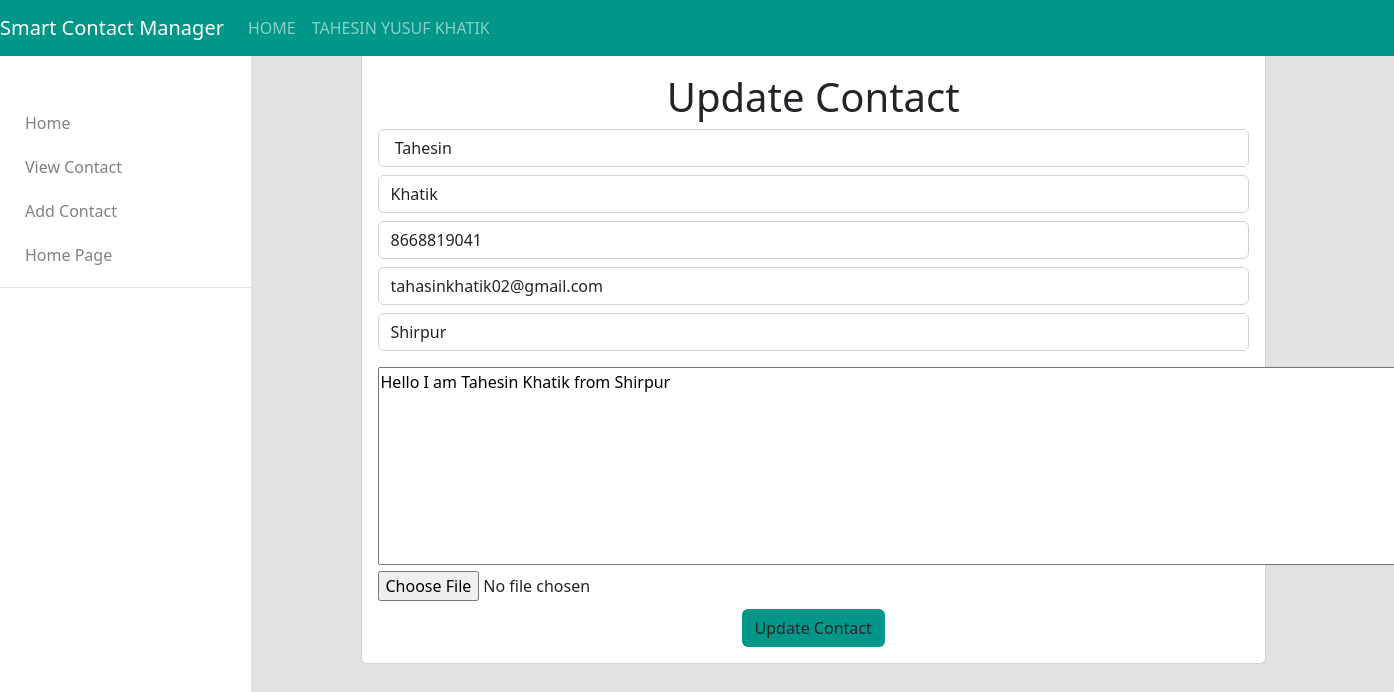
The page /Contact/update-contact/3 on the database its author committed.
### Contact/models.py (models this page shows)
class Contact(models.Model):
    firstName=models.CharField(max_length=200)
    lastName=models.CharField(max_length=200)
    Email=models.CharField(max_length=200)
    work=models.CharField(max_length=200)
    phone=models.IntegerField()
    description=models.CharField(max_length=500)
    profileImage=models.ImageField(upload_to="image/",null=True, blank=True)

### Contact/views.py (the view)
# urls.py: path("update-contact/<int:id>",update_contact),
def update_contact(request,id):
    cid = Contact.objects.get(pk=id)
    return render(request,"Contact/update_contact.html",{'con':cid})

### templates/Contact/update_contact.html (shortened to what this page needs)
<!DOCTYPE html>
{% load static %}
<html lang="en">
<head>
  <link href="https://cdn.jsdelivr.net/npm/bootstrap@5.2.3/dist/css/bootstrap.min.css" rel="stylesheet">
</head>
<body>
{% include 'Contact/navbar.html' %}
<div class="container-fluid">
  <div class="row">
    <div class="col-md-8 offset-md-3">
      <div class="card">
        <div class="card-body">
          <h1 class="text-center mt-5">Update Contact</h1>
            <form action="/Contact/updated-contact/{{con.id}}" enctype="multipart/form-data" method="post" class="mt-2">
              <div class="input-group">
                <input type="text" value="{{con.firstName}}" name="firstName" id="firstName" placeholder="Enter First Name Here" class="form-control">
              </div>
              <div class="input-group mt-2">
                <input type="text" value="{{con.lastName}}" name="lastName" id="lastName" placeholder="Enter Last Name Here" class="form-control">
              </div>
              <div class="input-group mt-2">
                <input value="{{con.phone}}" type="number" name="phone" id="phone" placeholder="Enter phone number Here" class="form-control">
              </div>
              <div class="input-group mt-2">
                <input value="{{con.Email}}" type="email" name="Email" id="Email" placeholder="Enter Email-Id Here" class="form-control">
              </div>
              <div class="input-group mt-2">
                <input value="{{con.work}}" type="text" name="work" id="work" placeholder="Enter Work Here" class="form-control">
              </div>
              <div class="form-group mt-3">
                <textarea placeholder="Enter Contact Description" name="description" id="description" class="form-group" rows="8" cols="112">{{con.description}}</textarea>
              </div>
              <div class="costume-file">
                <input value="{{con.profileImage}}" type="file" name="profileImage">
              </div>
              <div class="container text-center mt-2">
                <button class="btn bg-primary" type="submit">Update Contact</button>
              </div>
            </form>
        </div>
      </div>
    </div>
  </div>
</body>
</html>

### static/css/style.css (style rules this page uses)
body { background:#e2e2e2!important; }
.bg-primary { background:#009688! important; }

### rows shown on the page
Contact: firstName "Tahesin", lastName "Khatik", phone "8668819041", Email "tahasinkhatik02@gmail.com", work "Shirpur", description "Hello I am Tahesin Khatik from Shirpur"
